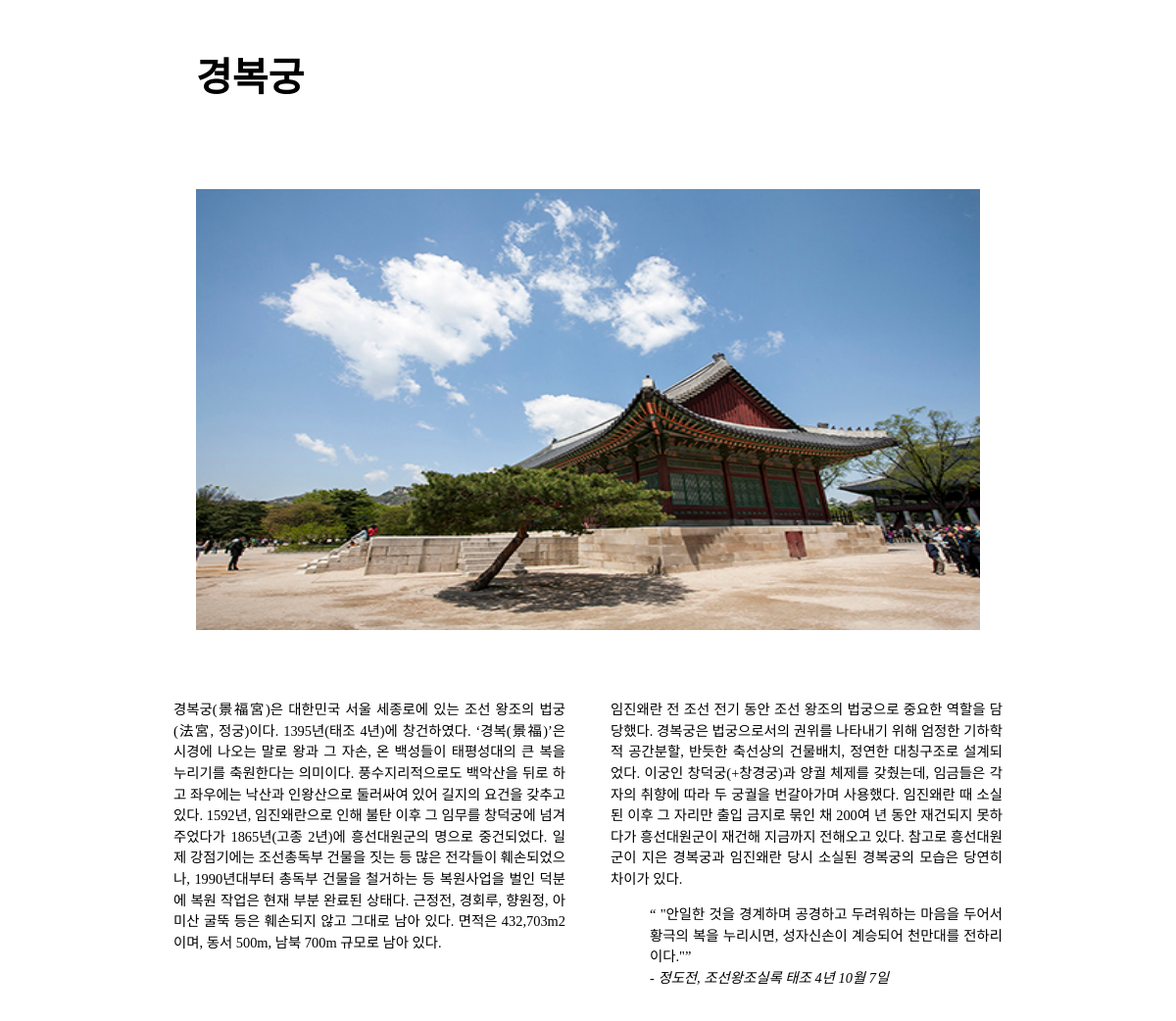
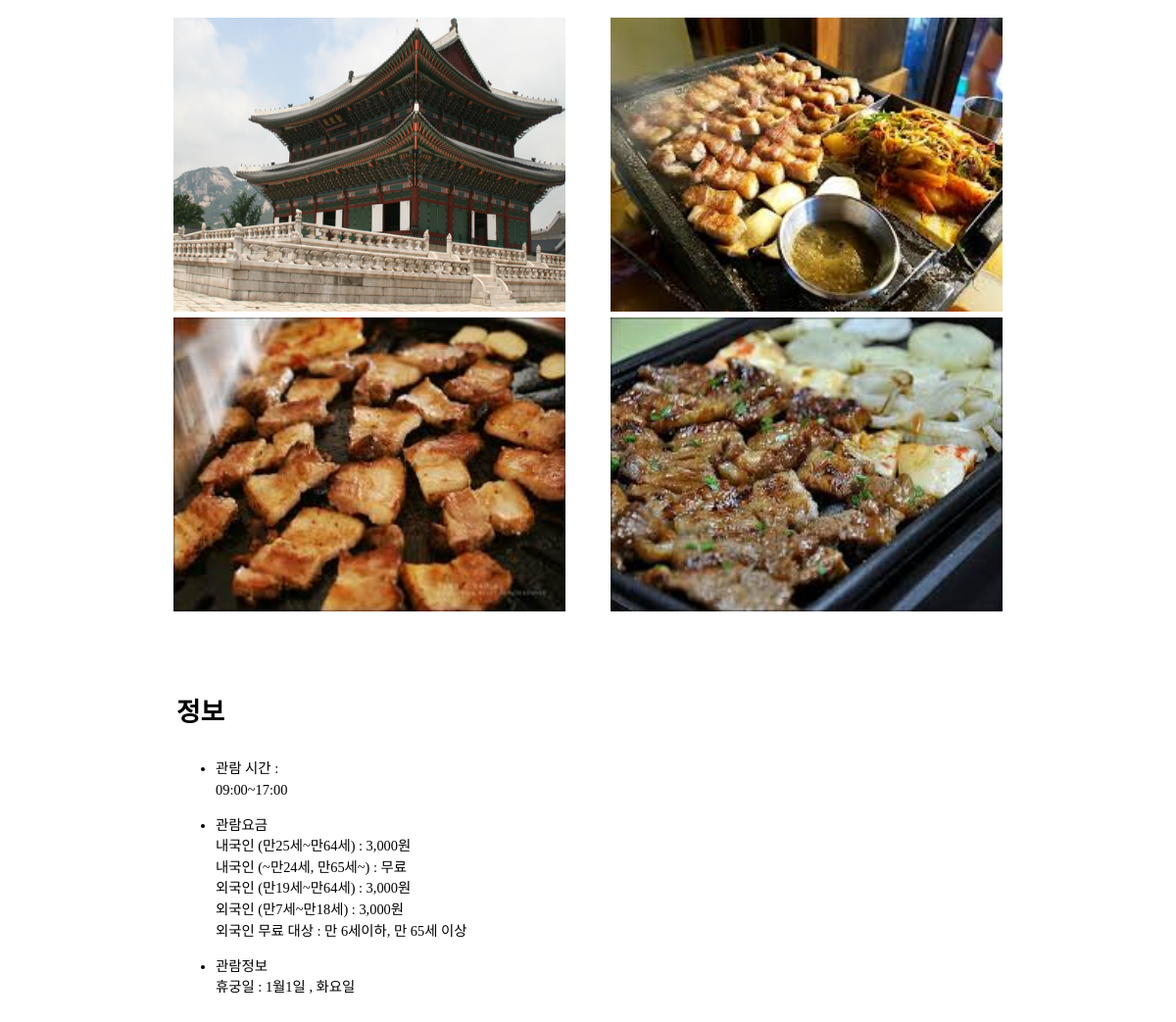
Screenshot of /sight/contentsample.php?contents_name=경복궁 with the database file from the repository (2 pictures, top to bottom).
### tables this page shows
CREATE TABLE `sight` (
  `sight_name` varchar(20) NOT NULL,
  `par1` varchar(3000) NOT NULL,
  `par2` varchar(3000) NOT NULL,
  `pic1` varchar(40) NOT NULL,
  `pic2` varchar(40) NOT NULL,
  `pic3` varchar(40) NOT NULL,
  `pic4` varchar(40) NOT NULL,
  `pic5` varchar(40) NOT NULL,
  `sight_time` varchar(150) NOT NULL,
  `amount` varchar(500) NOT NULL,
  `etc_data` varchar(150) NOT NULL
);

### sight/contentsample.php (the view, shortened to what this page needs)
<?php
	include '../db.php';
    $val=$_GET['contents_name'];
	$sql = "SELECT * from sight where sight_name= '$val'";
	$ret= mysqli_query($db,$sql);
	$res = mysqli_fetch_array($ret);
	$contentR=explode("\n",$res[2]);
	$info=explode("\n",$res[8]);
	$bottom=explode("\n",$res[9]);
    $extra=explode("\n",$res[10]);
    ?>
    <!DOCTYPE html>
<html>
<head>
	<link rel="stylesheet" type="text/css" href="contentsamplecss.css">
</head>
<body>
	<section>
		<h2> <?= $res[0]; ?> </h2>
		<img class="fullimg" src=<?= $res[3] ?>>
		<div class="paragraph">
			<div class="left_paragraph">
				<p> <?= $res[1]; ?> </p>
			</div>
			<div class="right_paragraph">
				<p>  <?= $contentR[0]; ?> </p>
				<blockquote>
					<q> <?=$contentR[1]; ?></q>
					<br />
					<em>  <?= $contentR[2]; ?> </em>
				</blockquote>
			</div>
		</div>
		<div class="paragraph">
			<div class="left_paragraph">
				<img src=<?= $res[4] ?>>
				<img src=<?= $res[5] ?>>
			</div>
			<div class="right_paragraph">
				<img src=<?= $res[6] ?>>
				<img src=<?= $res[7] ?>>
			</div>
		</div>
		<div class="paragraph">
			<h3> <?= $info[0]; ?></h3>
			<ul>
				<li>
					<dl>
						<dt> <?= $info[1]; ?></dt>
						<dt> <?= $info[2]?></dt>
					</dl>
				</li>
				<li>
					<dl>
					<?php for($i=0;$i<6;$i++){
	                    ?>
						<dt> <?= $bottom[$i]; ?></dt>
						<?php
	                }?>
					</dl>
				</li>
				<li>
					<dl>
					<?php for($i=0;$i<count($extra);$i++){
	                    ?>
						<dt> <?= $extra[$i]; ?></dt>
						<?php
	                }?>
					</dl>
				</li>
			</ul>
		</div>
	</section>
</body>
</html>

### sight/contentsamplecss.css (style rules this page uses)
body { min-height: 1800px; width: 900px; margin-left: auto; margin-right: auto; }
h2 { margin-left: 50px; font-size: 30pt; }
section { line-height: 1.5; font-size: 0.9rem; width: 900px; margin-left: auto; margin-right: auto; margin-top: 50px; }
.paragraph { overflow: hidden; margin-bottom: 50px; margin-top: 50px; }
.left_paragraph { width: 400px; text-align: justify; float: left; margin-left: 3%; word-wrap: break-word; }
.right_paragraph { width: 400px; text-align: justify; float: right; margin-left: 3%; margin-right: 3%; word-wrap: break-word; }
blockquote { margin-top: 0; margin-right: 0; margin-bottom: 0; margin-left: 1; }
.fullimg { margin-top: 50px; margin-left: 50px; width: 800px; height: 450px; }
img { margin-left: auto; margin-right: auto; width: 400px; height: 300px; }
h3 { font-size: 20pt; }
h3,ul { margin-left: 30px; }

### rows the page displays
sight: sight_name "경복궁", pic1 (picture), par1 "경복궁(景福宮)은 대한민국 서울 세종로에 있는 조선 왕조의 법궁(法宮, 정궁)이다. 1395년(태조 4년)에 창건하였다. ‘경복(景福)’은 시경에 나오는 말로 왕과 그 자손, 온 백성들이 태평성대의 큰 복을 누리기를 축원한다는 의미이다. 풍수지리적으로도 백악산을 뒤로 하고 좌우에는 낙산과 인왕산으로 둘러싸여 있어 길지의 요건을 갖추고 있다. 1592년, 임진왜란으로 인해 불탄 이후 그 임무를 창덕궁에 넘겨주었다가 1865년(고종 2년)에 흥선대원군의 명으로 중건되었다. 일제 강점기에는 조선총독부 건물을 짓는 등 많은 전각들이 훼손되었으나, 1990년대부터 총독부 건물을 철거하는 등 복원사업을 벌인 덕분에 복원 작업은 현재 부분 완료된 상태다. 근정전, 경회루, 향원정, 아미산 굴뚝 등은 훼손되지 않고 그대로 남아 있다. 면적은 432,703m2이며, 동서 500m, 남북 700m 규모로 남아 있다.", par2 "임진왜란 전 조선 전기 동안 조선 왕조의 법궁으로 중요한 역할을 담당했다. 경복궁은 법궁으로서의 권위를 나타내기 위해 엄정한 기하학적 공간분할, 반듯한 축선상의 건물배치, 정연한 대칭구조로 설계되었다. 이궁인 창덕궁(+창경궁)과 양궐 체제를 갖췄는데, 임금들은 각자의 취향에 따라 두 궁궐을 번갈아가며 사용했다. 임진왜란 때 소실된 이후 그 자리만 출입 금지로 묶인 채 200여 년 동안 재건되지 못하다가 흥선대원군이 재건해 지금까지 전해오고 있다. 참고로 흥선대원군이 지은 경복궁과 임진왜란 당시 소실된 경복궁의 모습은 당연히 차이가 있다.", par2 "\"안일한 것을 경계하며 공경하고 두려워하는 마음을 두어서 황극의 복을 누리시면, 성자신손이 계승되어 천만대를 전하리이다.\"", par2 "- 정도전, 조선왕조실록 태조 4년 10월 7일", pic2 (picture), pic3 (picture), pic4 (picture), pic5 (picture), sight_time "정보", sight_time "관람 시간 :", sight_time "09:00~17:00", amount "관람요금", amount "내국인 (만25세~만64세) : 3,000원", amount "내국인 (~만24세, 만65세~) : 무료", amount "외국인 (만19세~만64세) : 3,000원", amount "외국인 (만7세~만18세) : 3,000원", amount "외국인 무료 대상 : 만 6세이하, 만 65세 이상", etc_data "관람정보", etc_data "휴궁일 : 1월1일 , 화요일"
